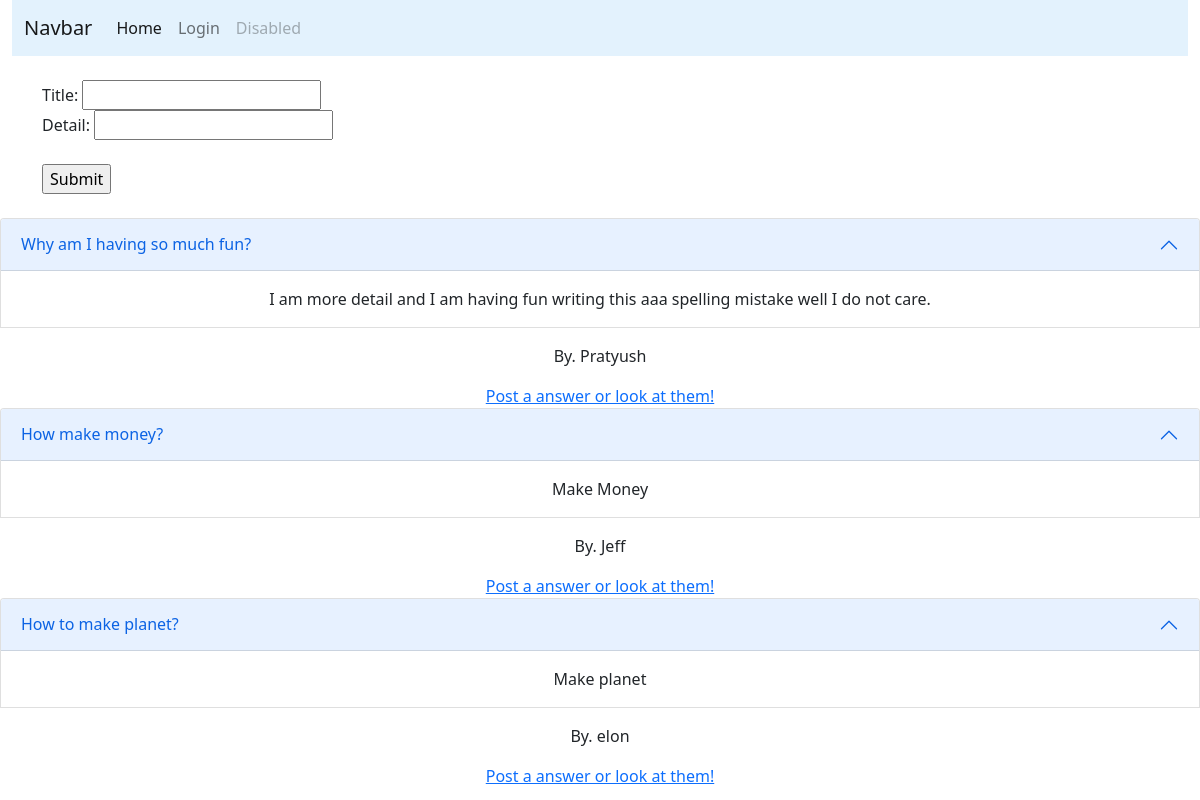
/get_questions, run on the app's committed database.
### tables this page shows
CREATE TABLE QUESTIONS (ID INT, TITLE TEXT, DETAIL TEXT, AUTHOR TEXT, VOTES INT, ANSWERS INT);

### app/main.py (the view)
@app.get("/get_questions")
def get_questions():
    return templates.TemplateResponse(
        "questions.html", {"request": {}, "questions": sqldb.get_questions()}
    )

### app/templates/questions.html (shortened to what this page needs)
{% extends "template.html" %} {% block content %}
<br/>
<div align = "left">
    <form method="post" action="/add_question">
        <label>Title: </label>
        <input name = "title"></input>
        <br/>
        <label>Detail: </label>
        <input name = "detail"></input>
        <br/>
        <br/>
        <input type="submit" value="Submit" name="action"></input>
    </form>
</div>
</div>
<br/>
<div align="center">
  {% for question in questions %}
  <div class="accordion" id="accordionBasic">
      <div class="accordion-item">
        <h2 class="accordion-header" id="headingOne">
          <button class="accordion-button" type="button" data-bs-toggle="collapse" data-bs-target="#collapseOne" aria-expanded="true" aria-controls="collapseOne">
              {{ question.title }}
              <br/>
          </button>
        </h2>
        <div id="collapseOne" class="accordion-collapse collapse show overflowDetail" aria-labelledby="headingOne" data-bs-parent="#accordionBasic">
          <div class="accordion-body">
              {{ question.detail }}
              <br/>
          </div>
        </div>
      </div>
        <div id="collapseOne" class="accordion-collapse collapse show" aria-labelledby="headingThree" data-bs-parent="#accordionBasic">
          <div class="accordion-body">
              By. {{ question.author }}
          </div>
        </div>
      </div>
    <a href = "/answers?id={{ question.id }}">Post a answer or look at them!</a>
  {% endfor %}
</div>
{% endblock %}

### data on the page
QUESTIONS: title "Why am I having so much fun?", detail "I am more detail and I am having fun writing this aaa spelling mistake well I do not care.", author "Pratyush"
QUESTIONS: title "How make money?", detail "Make Money", author "Jeff"
QUESTIONS: title "How to make planet?", detail "Make planet", author "elon"
